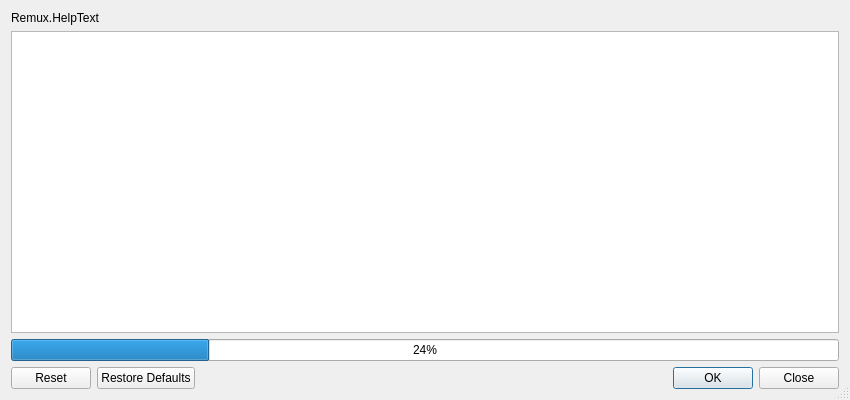
<?xml version="1.0" encoding="UTF-8"?>
<ui version="4.0">
 <class>OBSRemux</class>
 <widget class="QDialog" name="OBSRemux">
  <property name="geometry">
   <rect>
    <x>0</x>
    <y>0</y>
    <width>850</width>
    <height>400</height>
   </rect>
  </property>
  <property name="windowTitle">
   <string>RemuxRecordings</string>
  </property>
  <property name="sizeGripEnabled">
   <bool>true</bool>
  </property>
  <layout class="QGridLayout" name="gridLayout">
   <item row="0" column="0">
    <widget class="QLabel" name="label">
     <property name="text">
      <string>Remux.HelpText</string>
     </property>
    </widget>
   </item>
   <item row="3" column="0">
    <layout class="QHBoxLayout" name="horizontalLayout_4">
     <property name="spacing">
      <number>6</number>
     </property>
     <item>
      <widget class="QDialogButtonBox" name="buttonBox">
       <property name="standardButtons">
        <set>QDialogButtonBox::StandardButton::Close|QDialogButtonBox::StandardButton::Ok|QDialogButtonBox::StandardButton::Reset|QDialogButtonBox::StandardButton::RestoreDefaults</set>
       </property>
      </widget>
     </item>
    </layout>
   </item>
   <item row="1" column="0">
    <widget class="QTableView" name="tableView">
     <property name="selectionMode">
      <enum>QAbstractItemView::SelectionMode::NoSelection</enum>
     </property>
     <attribute name="horizontalHeaderMinimumSectionSize">
      <number>23</number>
     </attribute>
     <attribute name="horizontalHeaderDefaultSectionSize">
      <number>23</number>
     </attribute>
     <attribute name="verticalHeaderVisible">
      <bool>false</bool>
     </attribute>
     <attribute name="verticalHeaderDefaultSectionSize">
      <number>24</number>
     </attribute>
    </widget>
   </item>
   <item row="2" column="0">
    <widget class="QProgressBar" name="progressBar">
     <property name="value">
      <number>24</number>
     </property>
    </widget>
   </item>
  </layout>
 </widget>
 <resources/>
 <connections/>
</ui>
